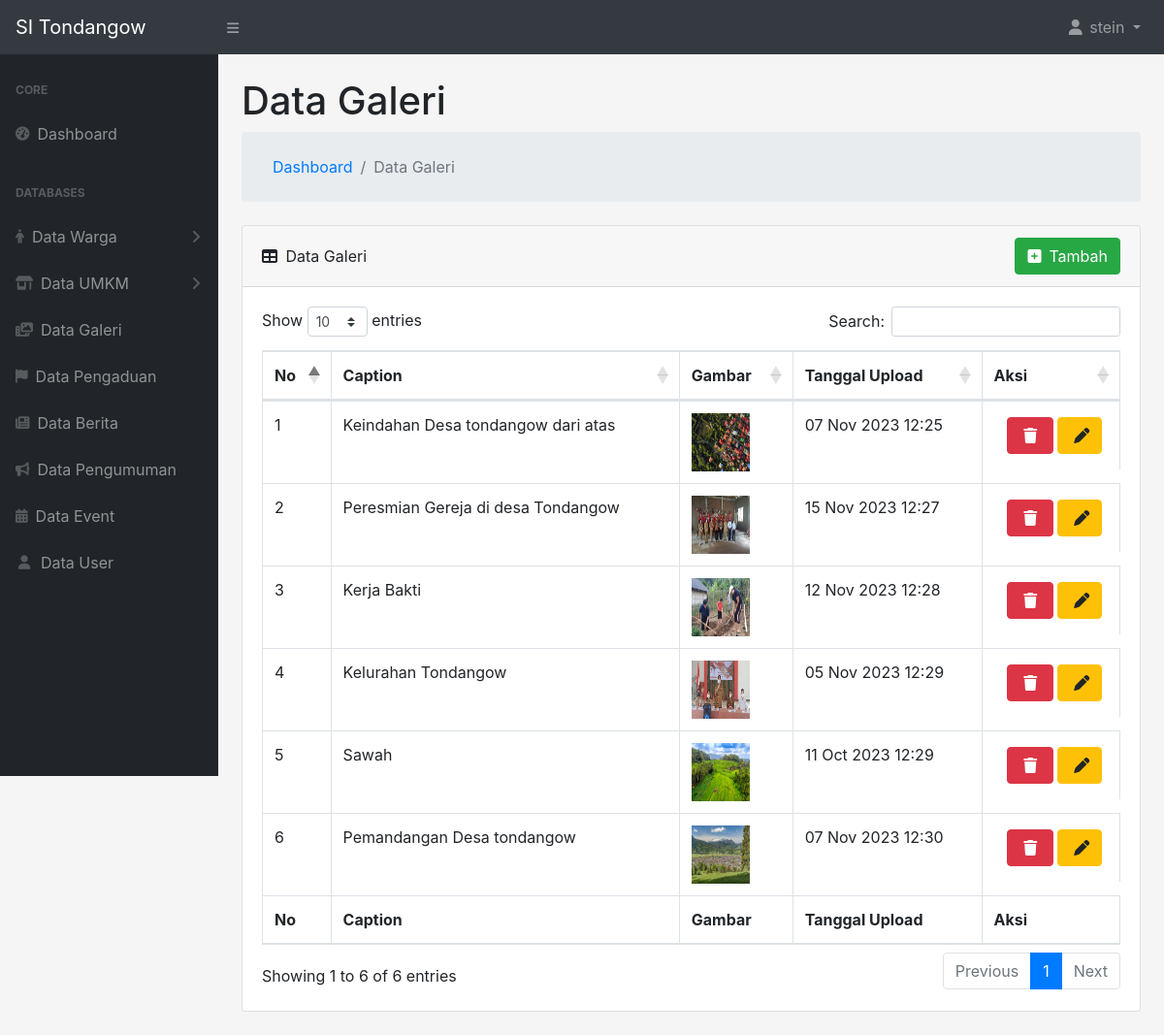
Page /adminSidesa/controllers/dataGaleri.php (signed in) on the committed database.
### tables this page shows
CREATE TABLE `galeri` (
  `id` int(11) NOT NULL,
  `caption` varchar(255) NOT NULL,
  `gambar` varchar(255) NOT NULL,
  `tanggal_upload` timestamp NOT NULL DEFAULT current_timestamp() ON UPDATE current_timestamp()
);

### adminSidesa/functions/general.php (called while the page is built, shortened)
<?php
require_once 'dbconnect.php';
function query($query)
{
    global $dbconnect;
    $result = mysqli_query($dbconnect, $query);
    $rows = [];
    while ($row = mysqli_fetch_assoc($result)) {
        $rows[] = $row;
    }
    return $rows;
}
?>

### adminSidesa/controllers/dataGaleri.php (the view, shortened to what this page needs)
<?php
include '../templates/header.php';
$pageName = 'Data Galeri';
$queryGaleri = query('SELECT * FROM galeri');
?>
<div id="layoutSidenav_content">
    <div class="container-fluid">
        <main>
            <h1 class="mt-4">
                <?= $pageName ?>
            </h1>
            <ol class="breadcrumb mb-4">
                <ol class="breadcrumb mb-0">
                    <li class="breadcrumb-item"><a href="../index.php">Dashboard</a></li>
                    <li class="breadcrumb-item active">
                        <?= $pageName ?>
                    </li>
                </ol>
            </ol>
            <div class="card mb-4">
                <div class="card-header">
                    <div>
                        <i class="fas fa-table mr-1 position-relative"></i>
                        <?= $pageName ?>
                    </div>
                    <a href="../models/tambahGaleri.php">
                        <button type="button" class="btn btn-success">
                            <div class="sb-nav-link-icon"><i class="fa-solid fa-square-plus mr-2"></i>Tambah</div>
                        </button>
                    </a>
                </div>
                <div class="card-body">
                    <div class="table-responsive">
                        <table class="table table-bordered" id="dataTable" width="100%" cellspacing="0">
                            <thead>
                                <tr class="text-center">
                                    <th>No</th>
                                    <th>Caption</th>
                                    <th>Gambar</th>
                                    <th>Tanggal Upload</th>
                                    <th>Aksi</th>
                                </tr>
                            </thead>
                            <tfoot>
                                <tr class="text-center">
                                    <th>No</th>
                                    <th>Caption</th>
                                    <th>Gambar</th>
                                    <th>Tanggal Upload</th>
                                    <th>Aksi</th>
                                </tr>
                            </tfoot>
                            <tbody>
                                <?php $i = 1 ?>
                                <?php foreach ($queryGaleri as $rows) { ?>
                                    <tr>
                                        <td>
                                            <?= $i ?>
                                        </td>
                                        <td>
                                            <?php echo $rows['caption'] ?>
                                        </td>
                                        <td>
                                            <img width="60px" height="60px"
                                                src="../../img/galeri/<?php echo $rows['gambar'] ?>" alt="">
                                        </td>
                                        <td>
                                            <?php echo date('d M Y H:i', strtotime($rows['tanggal_upload'])) ?>
                                        </td>
                                        <td class="flex-row pr-2 align-items-center justify-content-center"
                                            style="display: flex;">
                                            <a href="javascript:void(0);" data-toggle="modal"
                                                data-target="#hapusModal<?= $rows['id'] ?>" data-id="<?= $rows['id'] ?>">
                                                <button type="button" class="btn btn-danger m-1">
                                                    <div class="sb-nav-link-icon mr-1 ml-1 mb-0 mt-0"><i
                                                            class="fa-solid fa-trash"></i></div>
                                                </button>
                                            </a>
                                            <a href="../models/ubahGaleri.php?id=<?= $rows['id']; ?>">
                                                <button type="button" class="btn btn-warning">
                                                    <div class="sb-nav-link-icon mr-0 ml-1 mb-0 mt-0"><i
                                                            class="fa-solid fa-pen"></i></div>
                                                </button>
                                            </a>
                                        </td>
                                    </tr>
                                    <?php $i++ ?>
                                <?php } ?>
                            </tbody>
                        </table>
                    </div>
                </div>
            </div>
        </main>
    </div>
</div>
<?php include '../templates/footer.php'; ?>

### rows in the picture
galeri: caption "Keindahan Desa tondangow dari atas", gambar (picture), tanggal_upload "07 Nov 2023 12:25"
galeri: caption "Peresmian Gereja di desa Tondangow", gambar (picture), tanggal_upload "15 Nov 2023 12:27"
galeri: caption "Kerja Bakti", gambar (picture), tanggal_upload "12 Nov 2023 12:28"
galeri: caption "Kelurahan Tondangow", gambar (picture), tanggal_upload "05 Nov 2023 12:29"
galeri: caption "Sawah", gambar (picture), tanggal_upload "11 Oct 2023 12:29"
galeri: caption "Pemandangan Desa tondangow", gambar (picture), tanggal_upload "07 Nov 2023 12:30"

### other values in the picture
$_SESSION['username'] "stein"
$pageName "Data Galeri"
